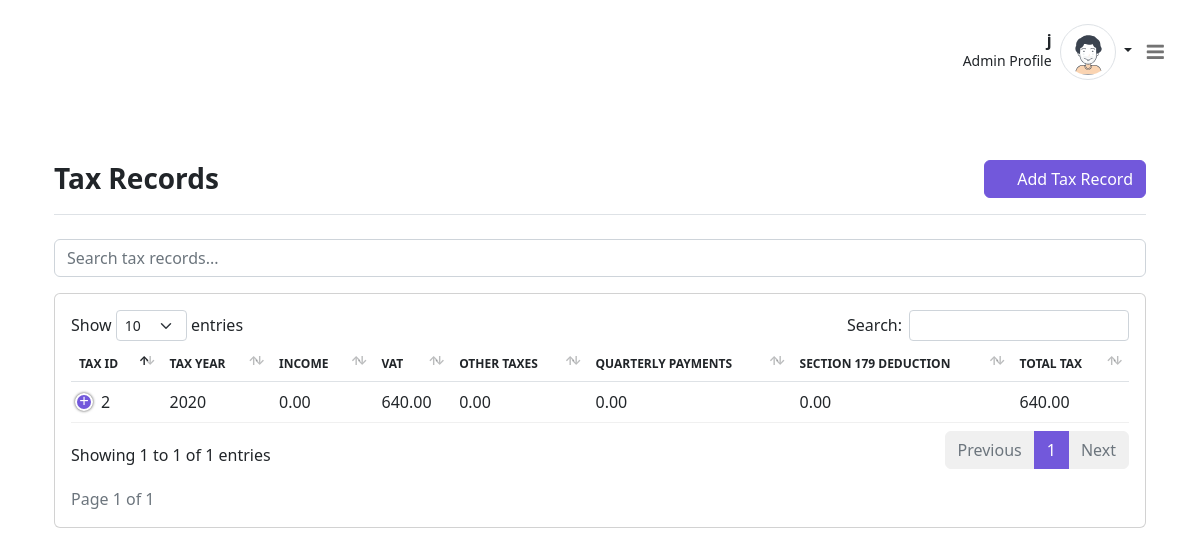
The app's page /tax-list/ (signed in) with its own data.
### taxes/models.py (models this page shows, shortened)
class TaxRecord(models.Model):
    user = models.ForeignKey(User, on_delete=models.CASCADE)
    income = models.DecimalField(max_digits=10, decimal_places=2)
    vat = models.DecimalField(max_digits=10, decimal_places=2)
    other_taxes = models.DecimalField(max_digits=10, decimal_places=2)
    tax_year = models.IntegerField()
    date_created = models.DateTimeField(auto_now_add=True)
    quarterly_payments = models.DecimalField(max_digits=10, decimal_places=2, default=0)
    section_179_deduction = models.DecimalField(max_digits=10, decimal_places=2, default=0)
    def calculate_total_tax(self):
        total_tax = (self.income - self.section_179_deduction) + self.vat + self.other_taxes
        return max(total_tax, 0)

### taxes/views.py (the view)
# urls.py: path('tax-list/', tax_views.tax_list_view, name='tax_list'),
def tax_list_view(request):
    search_query = request.GET.get('q', '')
    tax_records = TaxRecord.objects.filter(user=request.user)
    if search_query.isdigit():
        tax_records = tax_records.filter(tax_year__exact=search_query)
    else:
        tax_records = tax_records.filter(
            Q(income__icontains=search_query) |
            Q(vat__icontains=search_query) |
            Q(other_taxes__icontains=search_query)
        )
    paginator = Paginator(tax_records, 10)  # 10 records per page
    page_number = request.GET.get('page')
    page_obj = paginator.get_page(page_number)
    context = {
        'page_obj': page_obj,
        'search_query': search_query,
    }
    return render(request, 'taxes.html', context)

### templates/taxes.html (shortened to what this page needs)
{% extends 'base.html' %}
{% load static %}
{% block content %}
<div class="body d-flex py-3">
    <div class="container-xxl">
        <div class="row align-items-center">
            <div class="border-0 mb-4">
                <div class="card-header py-3 no-bg bg-transparent d-flex align-items-center px-0 justify-content-between border-bottom flex-wrap">
                    <h3 class="fw-bold mb-0">Tax Records</h3>
                    <div class="col-auto d-flex w-sm-100">
                        <button type="button" class="btn btn-primary btn-set-task w-sm-100" data-bs-toggle="modal" data-bs-target="#addTaxModal"><i class="icofont-plus-circle me-2 fs-6"></i>Add Tax Record</button>
                    </div>
                </div>
            </div>
        </div>
        <div class="row g-3 mb-3">
            <div class="col-md-12">
                <form method="GET" action="{% url 'tax_list' %}">
                    <input type="text" name="q" value="{{ search_query }}" placeholder="Search tax records..." class="form-control mb-3">
                </form>
                <div class="card">
                    <div class="card-body">
                        <table id="myDataTable" class="table table-hover align-middle mb-0" style="width: 100%;">
                            <thead>
                                <tr>
                                    <th>Tax ID</th>
                                    <th>Tax Year</th>
                                    <th>Income</th>
                                    <th>VAT</th>
                                    <th>Other Taxes</th>
                                    <th>Quarterly Payments</th>
                                    <th>Section 179 Deduction</th>
                                    <th>Total Tax</th>
                                </tr>
                            </thead>
                            <tbody>
                                {% for tax_record in page_obj %}
                                    <tr>
                                        <td>{{ tax_record.id }}</td>
                                        <td>{{ tax_record.tax_year }}</td>
                                        <td>{{ tax_record.income }}</td>
                                        <td>{{ tax_record.vat }}</td>
                                        <td>{{ tax_record.other_taxes }}</td>
                                        <td>{{ tax_record.quarterly_payments }}</td>
                                        <td>{{ tax_record.section_179_deduction }}</td>
                                        <td>{{ tax_record.calculate_total_tax }}</td>
                                    </tr>
                                {% empty %}
                                    <tr>
                                        <td colspan="10" class="text-center">No tax records found.</td>
                                    </tr>
                                {% endfor %}
                            </tbody>
                        </table>
                        <div class="pagination mt-3">
                            <span class="text-muted">Page {{ page_obj.number }} of {{ page_obj.paginator.num_pages }}</span>
                        </div>
                    </div>
                </div>
            </div>
        </div>
    </div>
</div>
{% endblock %}

### templates/base.html (shortened to what this page needs)
{% load static %}
<!doctype html>
<html class="no-js" lang="en" dir="ltr">
<head>
    <link rel="stylesheet" href="{% static 'plugin/datatables/responsive.dataTables.min.css' %}">
    <link rel="stylesheet" href="{% static 'plugin/datatables/dataTables.bootstrap5.min.css' %}">
    <link rel="stylesheet" href="{% static 'css/ebazar.style.min.css' %}">
    <link rel="stylesheet" href="https://cdn.jsdelivr.net/npm/bootstrap@5.2.3/dist/css/bootstrap.min.css">
</head>
<body>
    <div id="ebazar-layout" class="theme-blue">
        {% if user.is_authenticated %}
        <div class="main px-lg-4 px-md-4">
            <div class="header">
                <nav class="navbar py-4">
                    <div class="container-xxl">
                        <div class="h-right d-flex align-items-center mr-5 mr-lg-0 order-1">
                            <div class="dropdown user-profile ml-2 ml-sm-3 d-flex align-items-center zindex-popover">
                                <div class="u-info me-2">
                                    <p class="mb-0 text-end line-height-sm "><span class="font-weight-bold">{{ user.username }}</span></p>
                                    <small>Admin Profile</small>
                                </div>
                                <a class="nav-link dropdown-toggle pulse p-0" href="#" role="button" data-bs-toggle="dropdown" data-bs-display="static">
                                    <img class="avatar lg rounded-circle img-thumbnail" src="{% static 'images/profile_av.svg' %}" alt="profile">
                                </a>
                            </div>
                        </div>
                        <button class="navbar-toggler p-0 border-0 menu-toggle order-3" type="button" data-bs-toggle="collapse" data-bs-target="#mainHeader">
                            <span class="fa fa-bars"></span>
                        </button>
                    </div>
                </nav>
            </div>
            <div class="container mt-4">
                {% block content %}
                {% endblock %}
            </div>
        </div>
        {% endif %}
    </div>
</body>
</html>

### records on screen
TaxRecord: id "2", tax_year "2020", income "0.00", vat "640.00", other_taxes "0.00", quarterly_payments "0.00", section_179_deduction "0.00", calculate_total_tax "640.00"

### other values on screen
{{ user.username }} "j"
{{ page_obj.number }} "1"
{{ page_obj.paginator.num_pages }} "1"
